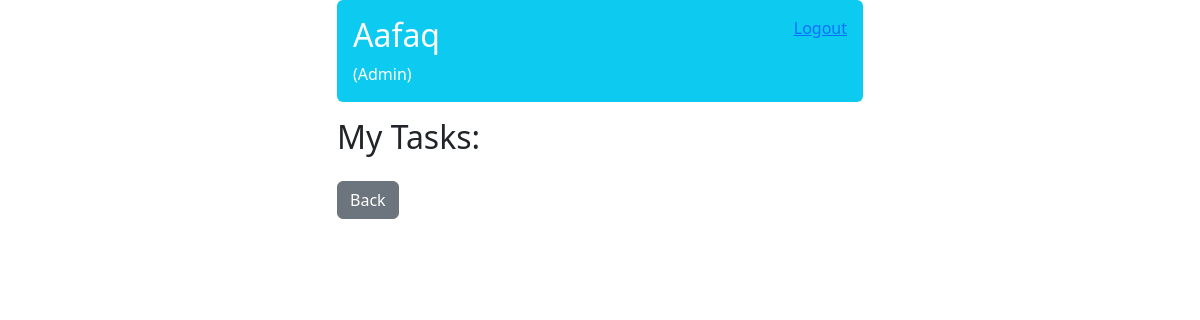
/task/list/ (signed in), run on an earlier commit of the app's database.
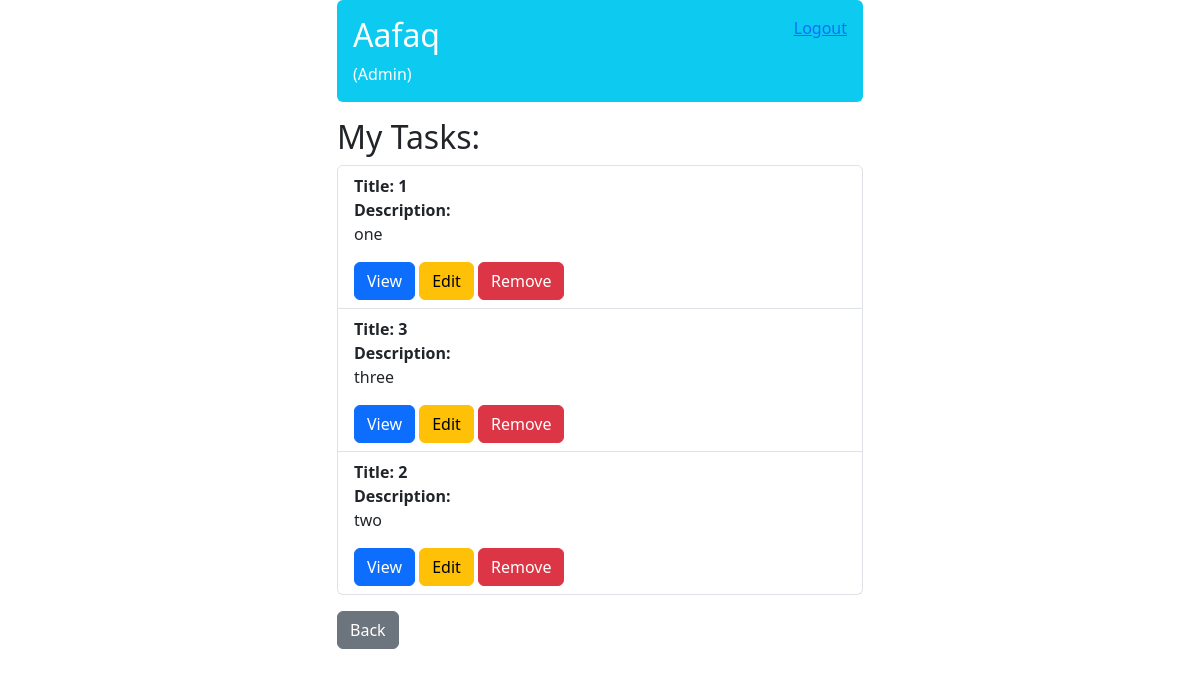
And on a later commit of the database.
### todo/models.py (models this page shows, shortened)
class Task(models.Model):
    title = models.CharField(max_length=100)
    description = models.TextField()
    user = models.ForeignKey(User, on_delete=models.CASCADE)
    position = models.IntegerField(default=0)

### todo/views.py (the view)
# urls.py: path('task/list/', views.TaskListView.as_view(), name='task-list'),
class TaskListView(ListView):
    model = Task
    template_name = 'todo/task-list.html'
    def get_queryset(self):
        user = self.request.user
        return Task.objects.filter(user=user).order_by('position')

### todo/templates/todo/task-list.html (shortened to what this page needs)
{% extends "base.html" %}
{% block content %}
    {% include "todo/includes/header-bar.html" %}
    <h2>My Tasks:</h2>
    <ul id="sortable-list" class='list-group mb-3'>
        {% for task in task_list %}
            <li class='list-group-item' data-task-id="{{ task.id }}">
                <strong>Title: {{ task.title }}</strong>
                <br>
                <strong>Description:</strong> {{ task.description | safe }}
                <a href="{% url 'task-detail' task.id %}" class="btn btn-primary">View</a>
                <a href="{% url 'task-edit' task.id %}" class="btn btn-warning">Edit</a>
                <a href="{% url 'task-remove' task.id %}" class="btn btn-danger">Remove</a>
            </li>
        {% endfor %}
    </ul>
    <a href="{% url 'task-add' %}">
        <button class="btn btn-secondary">Back</button>
    </a>
{% endblock content %}

What changed in the data, as far as the page shows it:
added Task: title "1", description "one"
added Task: title "3", description "three"
added Task: title "2", description "two"
